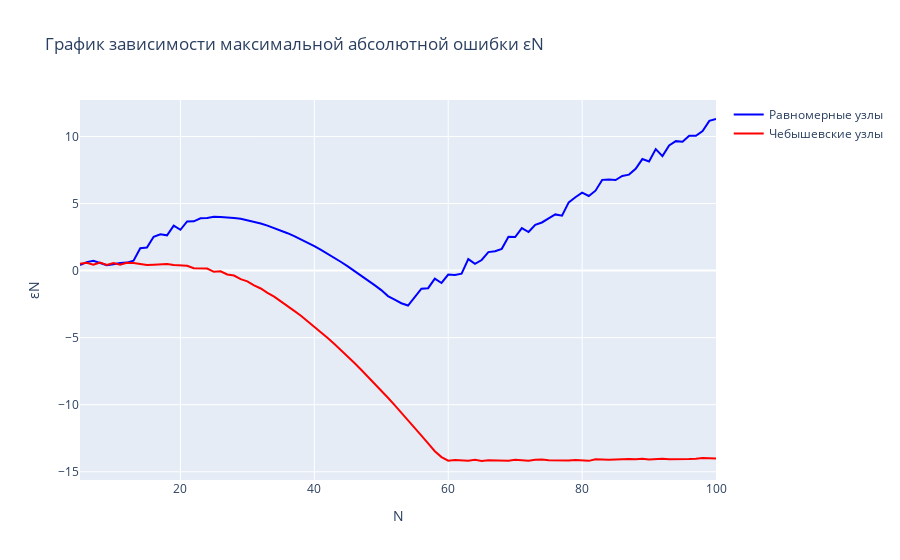

The cell this chart's notebook holds for it:
### Code cell
# (3) Зависимость max|EpsN| от числа узлов
fig = go.Figure()

N_values = range(5, 101)  # Количество узлов 
max_errors_uniform = []
max_errors_chebyshev = []

for N in N_values:
    x_uniform = uniform_nodes(a, b, N)
    y_uniform = f(x_uniform)

    x_chebyshev = chebyshev_nodes(a, b, N)
    y_chebyshev = f(x_chebyshev)

    M = 1000 
    x_dense = np.linspace(a, b, M)
    f_dense = f(x_dense)

    Pn_uniform = lagrange_interpolation(x_uniform, y_uniform, x_dense)
    Pn_chebyshev = lagrange_interpolation(x_chebyshev, y_chebyshev, x_dense)

    max_errors_uniform.append(np.max(np.abs(f_dense - Pn_uniform)))
    max_errors_chebyshev.append(np.max(np.abs(f_dense - Pn_chebyshev)))

fig.add_trace(go.Scatter(x=np.arange(5,101), y=np.log10(max_errors_uniform), name='Равномерные узлы', mode='lines',
                            line=dict(color='blue', width=2)))
fig.add_trace(go.Scatter(x=np.arange(5,101), y=np.log10(max_errors_chebyshev), name='Чебышевские узлы', mode='lines',
                            line=dict(color='red', width=2)))

fig.update_layout(
    title='График зависимости максимальной абсолютной ошибки εN',
    yaxis_title='εN',
    xaxis_title='N',
)

fig.show()

### Figure 1 — Plotly figure (JSON) as saved in the notebook; plotly's stock layout.template omitted (floating-point values rounded to 4 significant figures)
{"data": [{"line": {"color": "blue", "width": 2}, "mode": "lines", "name": "Равномерные узлы", "type": "scatter", "x": [5, 6, 7, 8, 9, 10, 11, 12, 13, 14, 15, 16, 17, 18, 19, 20, 21, 22, 23, 24, 25, 26, 27, 28, 29, 30, 31, 32, 33, 34, 35, 36, 37, 38, 39, 40, 41, 42, 43, 44, 45, 46, 47, 48, 49, 50, 51, 52, 53, 54, 55, 56, 57, 58, 59, 60, 61, 62, 63, 64, 65, 66, 67, 68, 69, 70, 71, 72, 73, 74, 75, 76, 77, 78, 79, 80, 81, 82, 83, 84, 85, 86, 87, 88, 89, 90, 91, 92, 93, 94, 95, 96, 97, 98, 99, 100], "y": [0.4162, 0.6324, 0.7358, 0.5426, 0.4077, 0.47, 0.5698, 0.5947, 0.744, 1.665, 1.717, 2.52, 2.713, 2.632, 3.352, 3.044, 3.664, 3.672, 3.905, 3.923, 4.009, 3.991, 3.988, 3.929, 3.862, 3.764, 3.646, 3.511, 3.354, 3.183, 2.989, 2.787, 2.563, 2.331, 2.077, 1.816, 1.539, 1.253, 0.951, 0.6405, 0.3153, -0.01884, -0.3658, -0.7201, -1.087, -1.454, -1.902, -2.168, -2.434, -2.603, -1.979, -1.347, -1.312, -0.5939, -0.9227, -0.2976, -0.3222, -0.2279, 0.8595, 0.5052, 0.7898, 1.38, 1.448, 1.622, 2.522, 2.505, 3.166, 2.877, 3.417, 3.587, 3.899, 4.188, 4.093, 5.085, 5.47, 5.817, 5.564, 5.956, 6.764, 6.798, 6.748, 7.05, 7.155, 7.585, 8.314, 8.14, 9.057, 8.534, 9.336, 9.651, 9.602, 10.06, 10.05, 10.4, 11.16, 11.3]}, {"line": {"color": "red", "width": 2}, "mode": "lines", "name": "Чебышевские узлы", "type": "scatter", "x": [5, 6, 7, 8, 9, 10, 11, 12, 13, 14, 15, 16, 17, 18, 19, 20, 21, 22, 23, 24, 25, 26, 27, 28, 29, 30, 31, 32, 33, 34, 35, 36, 37, 38, 39, 40, 41, 42, 43, 44, 45, 46, 47, 48, 49, 50, 51, 52, 53, 54, 55, 56, 57, 58, 59, 60, 61, 62, 63, 64, 65, 66, 67, 68, 69, 70, 71, 72, 73, 74, 75, 76, 77, 78, 79, 80, 81, 82, 83, 84, 85, 86, 87, 88, 89, 90, 91, 92, 93, 94, 95, 96, 97, 98, 99, 100], "y": [0.5097, 0.5881, 0.4331, 0.6043, 0.4155, 0.5699, 0.4468, 0.5774, 0.5616, 0.4658, 0.4115, 0.4369, 0.4461, 0.4901, 0.4121, 0.3762, 0.3528, 0.1704, 0.1461, 0.1512, -0.08814, -0.04768, -0.2851, -0.3713, -0.6389, -0.8074, -1.1, -1.332, -1.656, -1.94, -2.292, -2.62, -2.999, -3.364, -3.77, -4.168, -4.598, -5.027, -5.481, -5.937, -6.413, -6.895, -7.392, -7.897, -8.414, -8.941, -9.478, -10.03, -10.58, -11.15, -11.72, -12.31, -12.88, -13.47, -13.91, -14.18, -14.13, -14.15, -14.18, -14.11, -14.19, -14.14, -14.14, -14.19, -14.18, -14.11, -14.16, -14.18, -14.11, -14.09, -14.14, -14.15, -14.12, -14.16, -14.12, -14.16, -14.18, -14.06, -14.1, -14.1, -14.09, -14.05, -14.04, -14.06, -14.02, -14.09, -14.04, -14.03, -14.06, -14.07, -14.03, -14.05, -14.02, -13.96, -13.98, -14.01]}], "layout": {"title": {"text": "График зависимости максимальной абсолютной ошибки εN"}, "xaxis": {"title": {"text": "N"}}, "yaxis": {"title": {"text": "εN"}}}}
